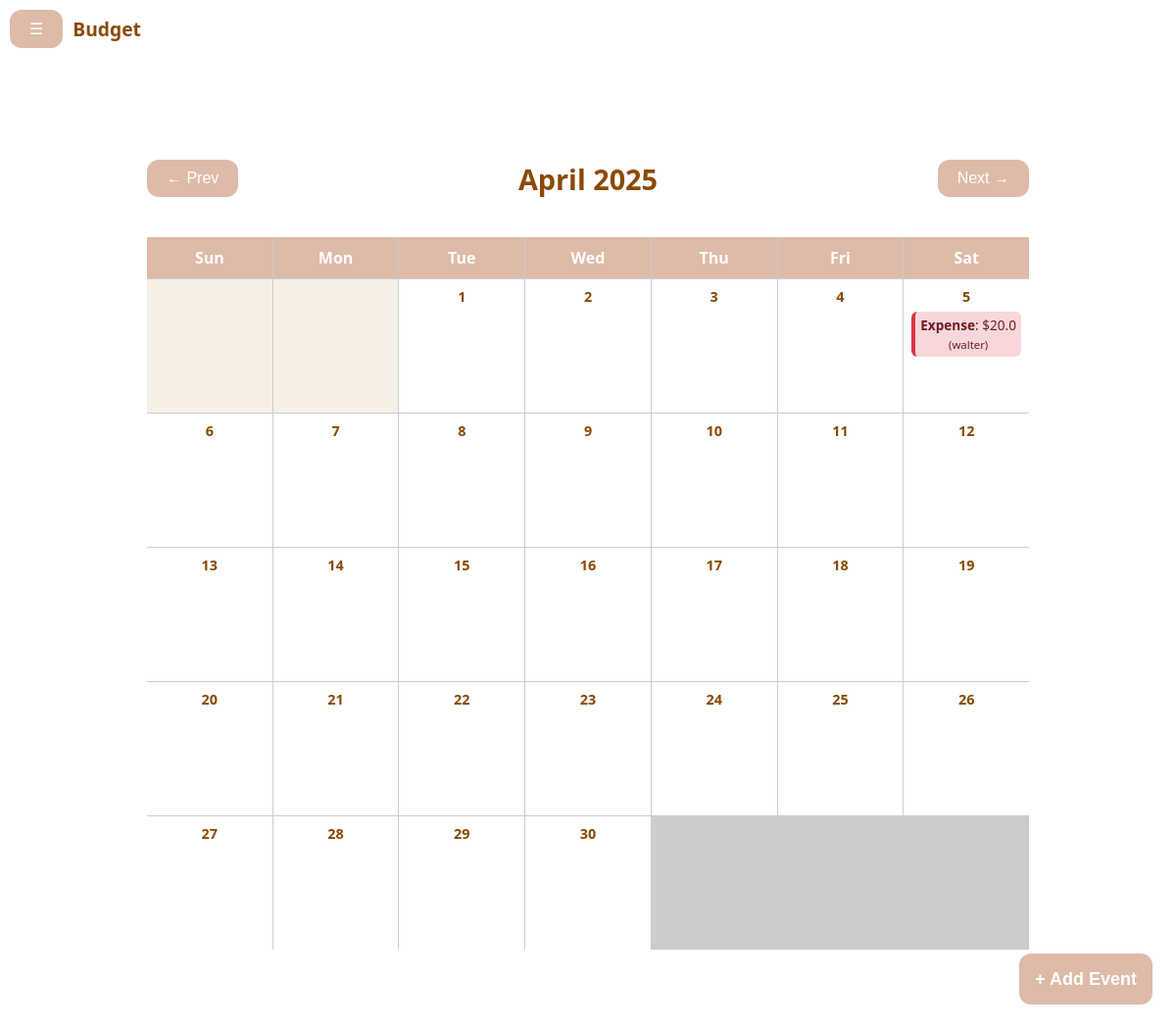
The page /calendar/ (signed in) on the database its author committed.
### tables this page shows
CREATE TABLE transactions (
        ID INTEGER PRIMARY KEY AUTOINCREMENT,  -- Auto-incrementing transaction ID
        title TEXT,
        description TEXT,
        category_id INTEGER NOT NULL,          -- Foreign key to `categories` table
        amount REAL NOT NULL,                  -- Transaction amount (can be positive or negative)
        recurring BOOLEAN DEFAULT 0,           -- Whether the transaction is recurring (1 = True, 0 = False)
        created_at TEXT DEFAULT (DATETIME('now')), -- Date and time of the transaction
        user_id INTEGER NOT NULL,              -- Foreign key to `users` table
        expense BOOLEAN NOT NULL,                 -- Transaction type (0 = Expense, 1 = Income)
        FOREIGN KEY(category_id) REFERENCES categories(ID), -- Ensures a valid category reference
        FOREIGN KEY(user_id) REFERENCES users(ID) -- Ensures a valid user reference
    );

### flaskApp.py (the view)
@app.route("/calendar/")
def calendar():
    if 'user_id' not in session:
        return redirect(url_for("landing"))
    user_id = session['user_id']
    month_offset = int(request.args.get('month_offset', 0))
    today = datetime.today()
    shifted_month = today.replace(day=1) + timedelta(days=month_offset * 30)
    year = shifted_month.year
    month = shifted_month.month
    first_day_of_month = datetime(year, month, 1)
    days_in_month = monthrange(year, month)[1]
    events = db_interface.find_events(user_id)
    print(events)
    return render_template(
        "calendar.html",
        current_month=first_day_of_month.strftime("%B"),
        current_year=year,
        month_offset=month_offset,
        first_day_of_month=first_day_of_month,
        days_in_month=days_in_month,
        events=events
    )

### db.py (called while the page is built)
def get_db_connection():
    conn = sqlite3.connect(DATABASE_PATH)  # Connect to SQLite database file
    conn.row_factory = sqlite3.Row  # To return rows as dictionaries
    return conn

def get_transactions_of_user(user_id):
    conn = get_db_connection()
    transactions = conn.execute("SELECT * FROM transactions t JOIN users u ON t.user_id = u.id WHERE u.id = ?", (user_id,))
    return transactions.fetchall()

### db_interface.py (called while the page is built)
def find_events(user_id):
    events = []
    transactions = db.get_transactions_of_user(user_id)
    for transaction in transactions:
        event_date = datetime.strptime(transaction["created_at"], "%Y-%m-%d")
        events.append({
            "date": event_date,  # Store the date as a datetime object
            "amount": transaction["amount"],
            "type": "expense" if transaction["expense"] else "income",
            "name": transaction["title"],
        })
    return events

### templates/calendar.html (shortened to what this page needs)
{% extends "base.html" %}
{% block content %}
<div class="calendar-wrapper">
  <div class="calendar-header">
    <form action="{{ url_for('calendar') }}" method="get">
      <button type="submit">← Prev</button>
    </form>
    <h2>{{ current_month }} {{ current_year }}</h2>
    <form action="{{ url_for('calendar') }}" method="get">
      <button type="submit">Next →</button>
    </form>
  </div>
  <div class="calendar-grid">
    {% for day in ['Sun', 'Mon', 'Tue', 'Wed', 'Thu', 'Fri', 'Sat'] %}
      <div class="day-label">{{ day }}</div>
    {% endfor %}
    {% for _ in range(first_day_of_month.weekday()|int+1) %}
      <div class="day-box empty"></div>
    {% endfor %}
    {% for day in range(1, days_in_month + 1) %}
      {% set current_date = first_day_of_month.replace(day=day) %}
      <div class="day-box">
        <div class="day-number">{{ day }}</div>
        {% for event in events %}
          {% if event.date.year == current_date.year and event.date.month == current_date.month and event.date.day == current_date.day %}
            <div class="calendar-event {{ event.type }}">
              <span class="event-type">{{ event.type.capitalize() }}</span>:
              ${{ event.amount }}
              <small>({{ event.name }})</small>
            </div>
          {% endif %}
        {% endfor %}
      </div>
    {% endfor %}
  </div>
</div>
{% endblock %}

### templates/base.html (shortened to what this page needs)
<!DOCTYPE html>
<html lang="en">
<head>
  <link rel="stylesheet" href="{{ url_for('static', filename='styles.css') }}">
</head>
<body>
  <nav class="navbar">
    <button id="openNav">☰</button>
    <span class="navbar-brand">Budget</span>
  </nav>
  <button class="fab" id="openEventModal">+ Add Event</button>
  <div id="main">
    {% block content %}{% endblock %}
  </div>
</body>
</html>

### static/styles.css (style rules this page uses)
body { margin: 0; padding: 0; font-family: 'Noto Sans', serif; background: #ffffff; color: #8b4900; text-align: center; }
.navbar { background-color: #ffffff; padding: 10px; text-align: left; display: flex; align-items: center; gap: 10px; }
.navbar-brand { font-weight: bold; font-size: 1.2rem; }
#main { margin-left: 0; transition: margin-left 0.3s; padding: 5vw; }
button { position: static; display: flex; background-color: #debaa9; border: none; color: white; padding: 10px 20px; font-size: 1rem; border-radius: 12px; z-index: 999; cursor: pointer; transition: background-color 0.3s ease; }
.fab { position: fixed; bottom: 24px; right: 24px; background-color: #debaa9; color: #ffffff; border: none; border-radius: 12px; padding: 0 16px; height: 52px; font-size: 18px; font-weight: bold; cursor: pointer; display: flex; align-items: center; justify-content: center; white-space: nowrap; }
.calendar-event.expense { background-color: #f8d7da; color: #721c24; border-left: 4px solid #dc3545; }

### templates/calendar.html (style rules this page uses)
.calendar-wrapper { max-width: 900px; margin: auto; padding: 20px; }
.calendar-header { display: flex; justify-content: space-between; align-items: center; flex-wrap: wrap; margin-bottom: 1rem; }
.calendar-header h2 { color: #8b4900; font-size: 1.8rem; }
.calendar-grid { display: grid; grid-template-columns: repeat(7, 1fr); gap: 1px; background-color: #ccc; }
.day-label { background-color: #debaa9; padding: 10px; text-align: center; font-weight: bold; color: white; }
.day-box { background: #fff; min-height: 120px; padding: 8px; font-size: 0.9rem; position: relative; overflow-y: auto; }
.empty { background-color: #f6f0e4; }
.day-number { font-weight: bold; color: #8b4900; margin-bottom: 6px; }
.calendar-event { background: #f6f0e4; padding: 4px; border-radius: 6px; margin-bottom: 4px; color: #8b4900; font-size: 0.85rem; }
.event-type { font-weight: bold; }

### rows shown on the page
transactions: type "Expense", amount "20.0", name "walter"

### other values the page prints
{{ current_month }} "April"
{{ current_year }} "2025"
{{ day }} "Sun" "Mon" "Tue" "Wed" "Thu" "Fri" "Sat"
{{ day }} "1" "2" "3" "4" "5" "6" "7" "8" "9" "10" "11" "12" "13" "14" "15" "16" "17" "18" "19" "20" "21" "22" "23" "24" "25" "26" "27" "28" "29" "30"
